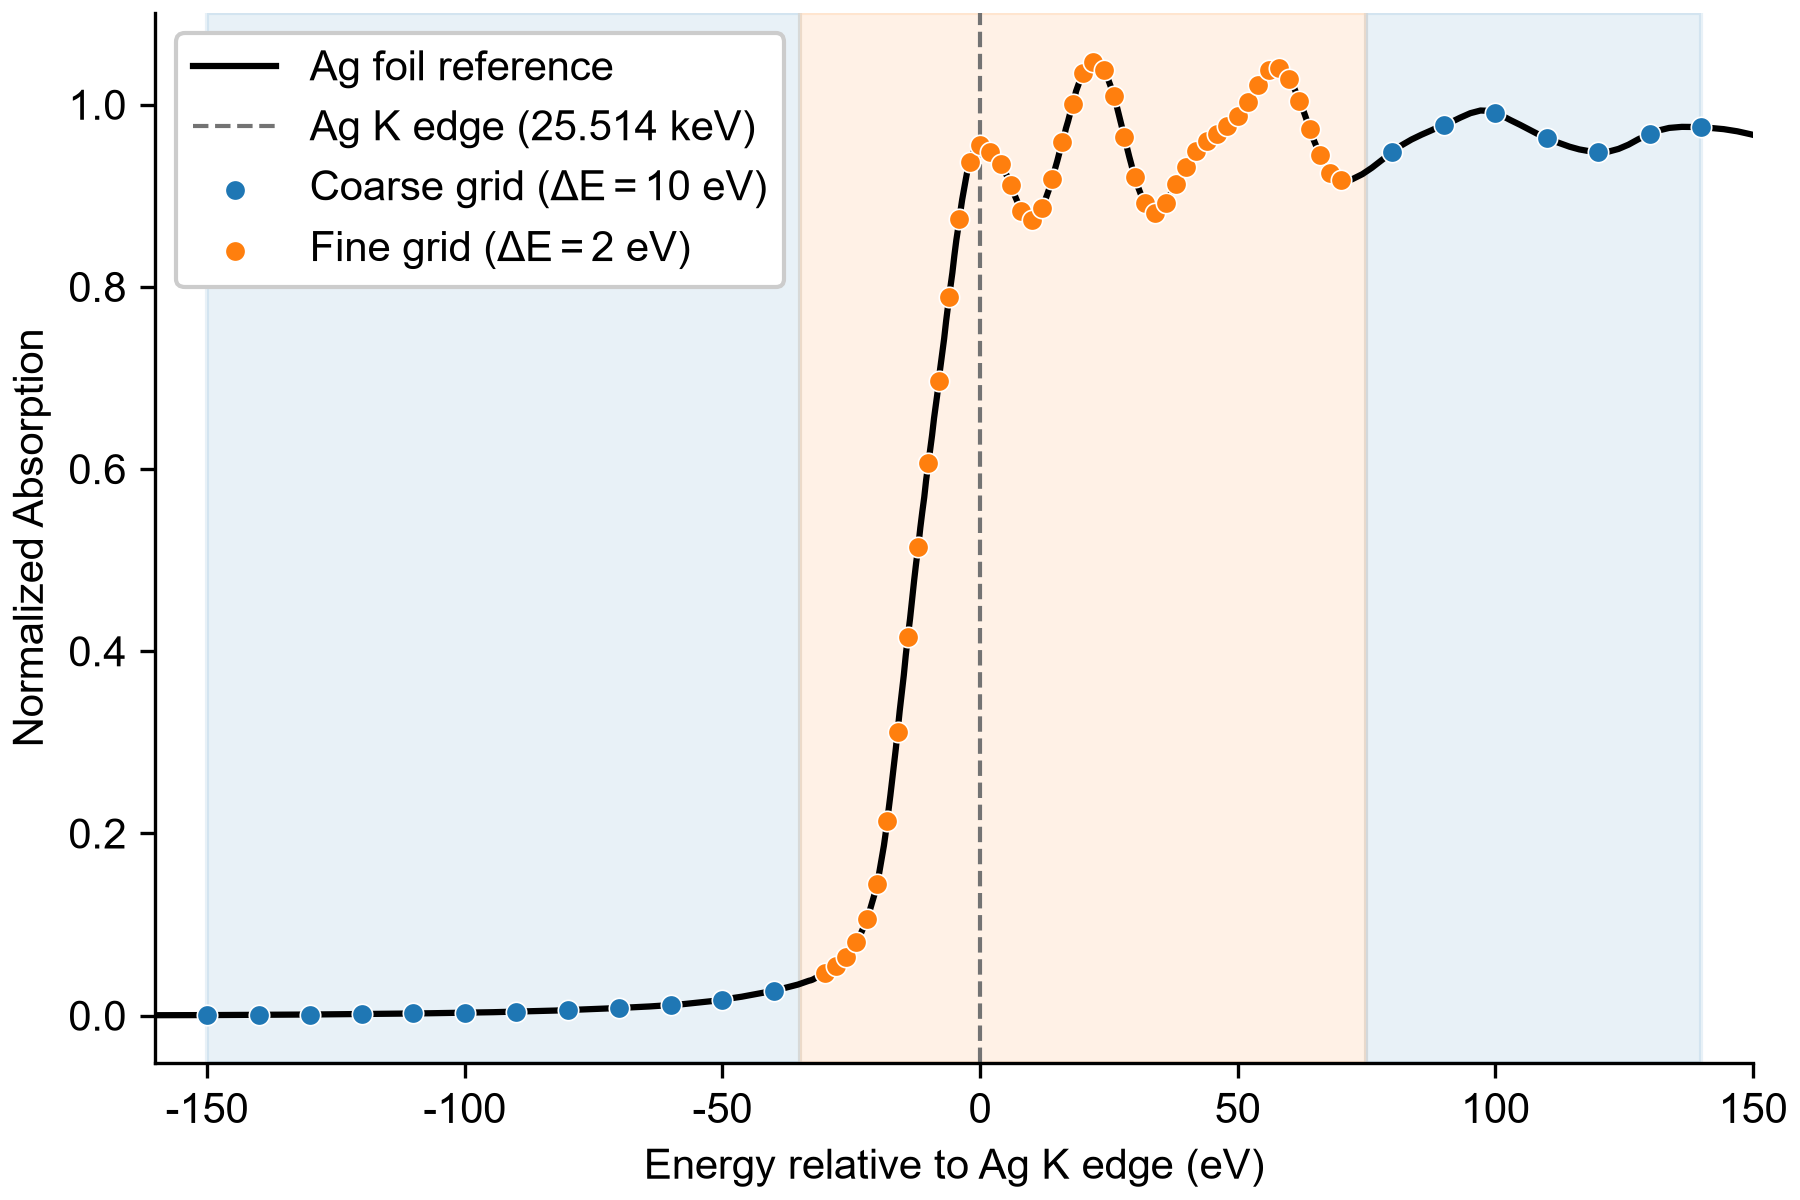

This chart was generated by the following Python code:
#!/usr/bin/env python3
"""Plot the Ag foil K-edge reference and an illustrative sampling grid.

The reference is the normalized NIMS/SPring-8 Ag foil spectrum already
prepared in this directory (DOI: 10.48505/nims.1453). Markers are linearly
interpolated on that reference, not new measurements.
"""
from pathlib import Path
import argparse

import matplotlib.pyplot as plt
import numpy as np

HERE = Path(__file__).resolve().parent


def main():
    parser = argparse.ArgumentParser(
        description=__doc__, formatter_class=argparse.ArgumentDefaultsHelpFormatter
    )
    parser.add_argument('--data', type=Path, default=HERE / 'ag_foil_reference.dat',
                        help='Normalized reference spectrum: energy relative to E0 (eV), absorption')
    parser.add_argument('--output', type=Path, default=HERE / 's1_plot_XANES.png',
                        help='Output figure')
    parser.add_argument('--dpi', type=int, default=300, help='Output resolution')
    parser.add_argument('--figsize', type=float, nargs=2, default=(6, 4),
                        metavar=('WIDTH', 'HEIGHT'), help='Figure size in inches')
    parser.add_argument('--coarse-color', default='C0', help='Matplotlib color for the coarse grid')
    parser.add_argument('--fine-color', default='C1', help='Matplotlib color for the fine grid')
    args = parser.parse_args()

    if not np.isfinite(args.figsize).all() or any(size <= 0 for size in args.figsize):
        parser.error('--figsize requires two finite positive values')
    plt.rcParams.update({
        'font.family': 'Arial',
        'axes.unicode_minus': False,
        'mathtext.fontset': 'custom',
        'mathtext.rm': 'Arial',
        'mathtext.it': 'Arial:italic',
        'mathtext.bf': 'Arial:bold',
    })

    energy, absorption = np.loadtxt(args.data, unpack=True)
    if (not np.isfinite(energy).all() or not np.isfinite(absorption).all()
            or not np.all(np.diff(energy) > 0)):
        raise ValueError('Reference energies must be finite and strictly increasing')

    pre = np.arange(-150, -39, 10)
    fine = np.arange(-30, 71, 2)
    post = np.arange(80, 141, 10)
    if energy[0] > pre[0] or energy[-1] < post[-1]:
        raise ValueError('Reference spectrum does not cover the sampling grid')

    fig, ax = plt.subplots(figsize=args.figsize, constrained_layout=True)
    ax.axvspan(-150, -35, color=args.coarse_color, alpha=0.10, zorder=0)
    ax.axvspan(-35, 75, color=args.fine_color, alpha=0.10, zorder=0)
    ax.axvspan(75, 140, color=args.coarse_color, alpha=0.10, zorder=0)
    ax.plot(energy, absorption, color='black', lw=1.5, label='Ag foil reference')
    ax.axvline(0, color='0.45', ls='--', lw=1, label='Ag K edge (25.514 keV)')
    for grid, color, label in ((np.concatenate((pre, post)), args.coarse_color, r'Coarse grid ($\Delta E = 10$ eV)'),
                               (fine, args.fine_color, r'Fine grid ($\Delta E = 2$ eV)')):
        ax.scatter(grid, np.interp(grid, energy, absorption), s=24, color=color,
                   edgecolors='white', linewidths=0.4, zorder=3, label=label)
    ax.set(xlim=(-160, 150), xlabel=r'Energy relative to Ag K edge (eV)',
           ylabel='Normalized Absorption')
    ax.spines[['top', 'right']].set_visible(False)
    ax.legend(facecolor='white', framealpha=1, edgecolor='0.8')
    fig.savefig(args.output, dpi=args.dpi, facecolor='white')
    print(f'Saved {args.output}; {len(pre)} pre-edge, {len(fine)} fine and '
          f'{len(post)} post-edge points: {len(pre) + len(fine) + len(post)} energies.')
    plt.show()


if __name__ == '__main__':
    main()
